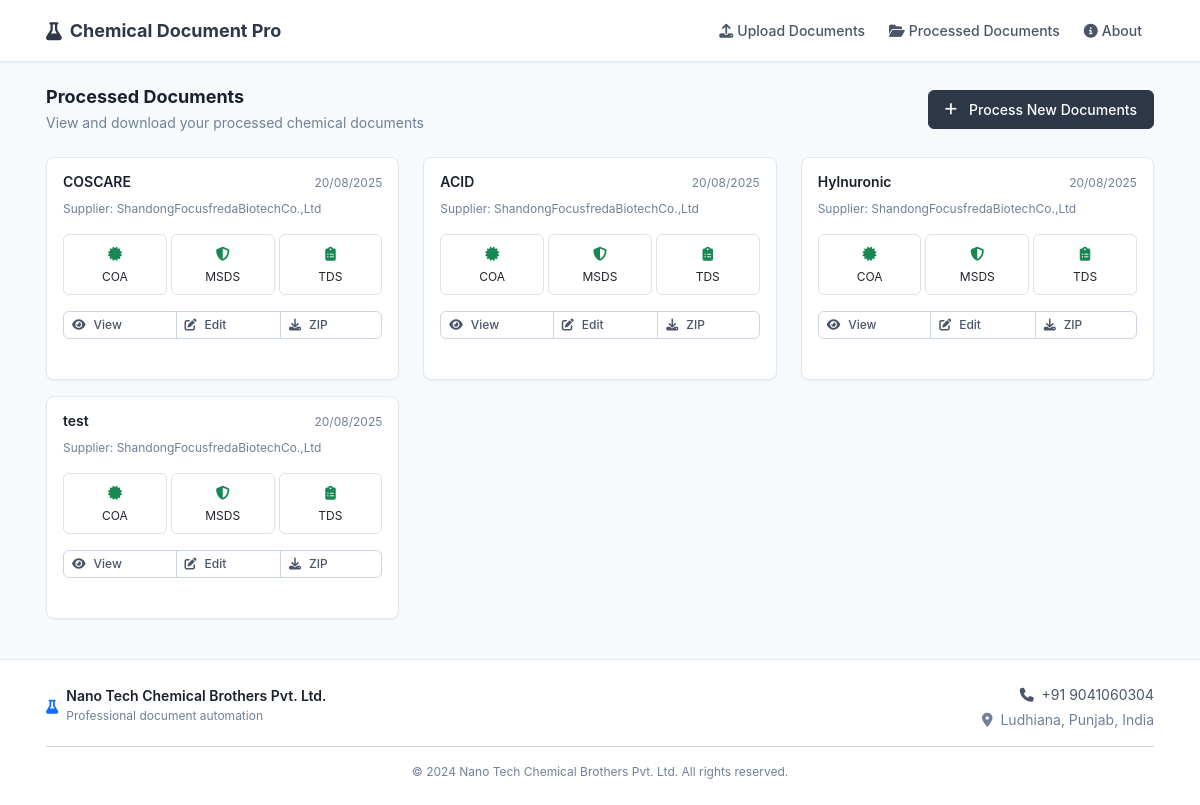
Before: /processed with the older database file.
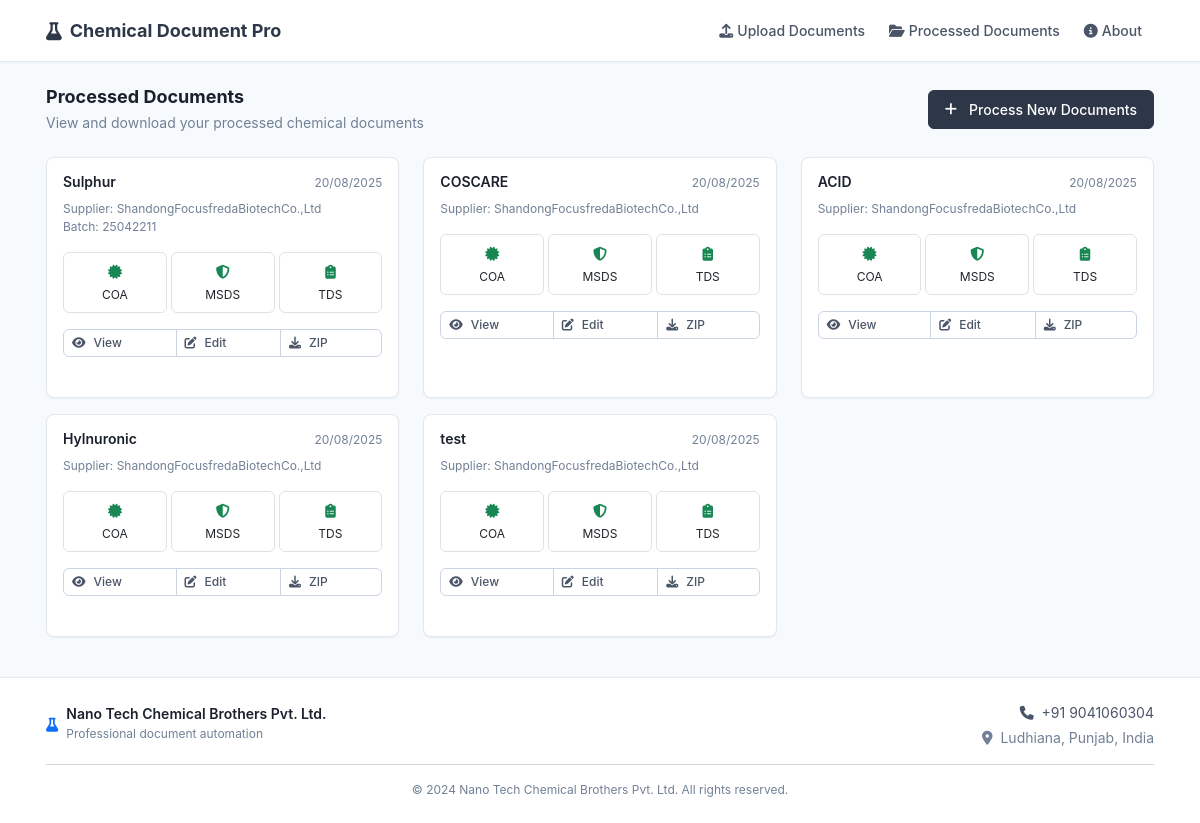
After: the same page with the newer database file.
### models.py (models this page shows, shortened)
class DocumentSet(db.Model):
    id = db.Column(db.Integer, primary_key=True)
    original_product_name = db.Column(db.String(200), nullable=False)
    company_product_name = db.Column(db.String(200), nullable=False)
    supplier_name = db.Column(db.String(200), nullable=False)
    cas_number = db.Column(db.String(50))
    inci_name = db.Column(db.String(200))
    molecular_formula = db.Column(db.String(100))
    batch_number = db.Column(db.String(100))
    manufacturing_date = db.Column(db.Date)
    expiry_date = db.Column(db.Date)
    created_at = db.Column(db.DateTime, default=datetime.utcnow)
    supplier_coa_path = db.Column(db.String(500))
    supplier_msds_path = db.Column(db.String(500))
    supplier_tds_path = db.Column(db.String(500))
    generated_coa_path = db.Column(db.String(500))
    generated_msds_path = db.Column(db.String(500))
    generated_tds_path = db.Column(db.String(500))
    extracted_data = db.Column(db.Text)  # Will store JSON string

### routes.py (the view)
@app.route('/processed')
def processed_documents():
    documents = DocumentSet.query.order_by(DocumentSet.created_at.desc()).all()
    return render_template('processed_documents.html', documents=documents)

### templates/processed_documents.html (shortened to what this page needs)
{% extends "base.html" %}
{% block content %}
<div class="container py-4">
    <div class="d-flex justify-content-between align-items-center mb-4">
        <div>
            <h3 class="fw-bold mb-1">Processed Documents</h3>
            <p class="text-muted mb-0">View and download your processed chemical documents</p>
        </div>
        <a href="{{ url_for('upload') }}" class="btn btn-primary">
            <i class="fas fa-plus me-2"></i>Process New Documents
        </a>
    </div>
    <div class="row">
        {% if documents %}
            {% for doc in documents %}
            <div class="col-lg-6 col-xl-4 mb-3">
                <div class="card h-100">
                    <div class="card-body">
                        <div class="d-flex justify-content-between align-items-start mb-2">
                            <h6 class="fw-semibold mb-0">{{ doc.company_product_name }}</h6>
                            <small class="text-muted">{{ doc.created_at.strftime('%d/%m/%Y') }}</small>
                        </div>
                        <div class="mb-3">
                            {% if doc.supplier_name %}
                                <small class="text-muted d-block">Supplier: {{ doc.supplier_name }}</small>
                            {% endif %}
                            {% if doc.batch_number %}
                                <small class="text-muted d-block">Batch: {{ doc.batch_number }}</small>
                            {% endif %}
                        </div>
                        <div class="mb-3">
                            <div class="row g-1 text-center">
                                <div class="col-4">
                                    <div class="border rounded p-2">
                                        {% if doc.generated_coa_path %}
                                            <i class="fas fa-certificate text-success"></i>
                                        {% else %}
                                            <i class="fas fa-certificate text-muted"></i>
                                        {% endif %}
                                        <div class="text-xs mt-1">COA</div>
                                    </div>
                                </div>
                                <div class="col-4">
                                    <div class="border rounded p-2">
                                        {% if doc.generated_msds_path %}
                                            <i class="fas fa-shield-alt text-success"></i>
                                        {% else %}
                                            <i class="fas fa-shield-alt text-muted"></i>
                                        {% endif %}
                                        <div class="text-xs mt-1">MSDS</div>
                                    </div>
                                </div>
                                <div class="col-4">
                                    <div class="border rounded p-2">
                                        {% if doc.generated_tds_path %}
                                            <i class="fas fa-clipboard-list text-success"></i>
                                        {% else %}
                                            <i class="fas fa-clipboard-list text-muted"></i>
                                        {% endif %}
                                        <div class="text-xs mt-1">TDS</div>
                                    </div>
                                </div>
                            </div>
                        </div>
                        <div class="d-grid gap-2">
                            <div class="btn-group" role="group">
                                <a href="{{ url_for('results', doc_set_id=doc.id) }}" class="btn btn-outline-primary btn-sm">
                                    <i class="fas fa-eye me-1"></i>View
                                </a>
                                <a href="{{ url_for('edit_preview', doc_set_id=doc.id) }}" class="btn btn-outline-secondary btn-sm">
                                    <i class="fas fa-edit me-1"></i>Edit
                                </a>
                                <button type="button" class="btn btn-outline-success btn-sm" onclick="downloadAllAsZip({{ doc.id }})">
                                    <i class="fas fa-download me-1"></i>ZIP
                                </button>
                            </div>
                        </div>
                    </div>
                </div>
            </div>
            {% endfor %}
        {% endif %}
    </div>
</div>
{% endblock %}

### templates/base.html (shortened to what this page needs)
<!DOCTYPE html>
<html lang="en">
<head>
    <link href="https://cdn.jsdelivr.net/npm/bootstrap@5.3.2/dist/css/bootstrap.min.css" rel="stylesheet">
    <link href="https://cdnjs.cloudflare.com/ajax/libs/font-awesome/6.4.0/css/all.min.css" rel="stylesheet">
    <link href="{{ url_for('static', filename='css/custom.css') }}" rel="stylesheet">
</head>
<body>
    <nav class="navbar navbar-expand-lg">
        <div class="container">
            <a class="navbar-brand d-flex align-items-center" href="{{ url_for('upload') }}">
                <i class="fas fa-flask me-2"></i>
                <span>Chemical Document Pro</span>
            </a>
            <div class="collapse navbar-collapse" id="navbarNav">
                <ul class="navbar-nav ms-auto">
                    <li class="nav-item">
                        <a class="nav-link" href="{{ url_for('upload') }}">
                            <i class="fas fa-upload me-1"></i>Upload Documents
                        </a>
                    </li>
                    <li class="nav-item">
                        <a class="nav-link" href="{{ url_for('processed_documents') }}">
                            <i class="fas fa-folder-open me-1"></i>Processed Documents
                        </a>
                    </li>
                    <li class="nav-item">
                        <a class="nav-link" href="{{ url_for('home') }}">
                            <i class="fas fa-info-circle me-1"></i>About
                        </a>
                    </li>
                </ul>
            </div>
        </div>
    </nav>
    <main>
        {% block content %}{% endblock %}
    </main>
    <footer class="mt-auto">
        <div class="container">
            <div class="row align-items-center">
                <div class="col-md-6">
                    <div class="d-flex align-items-center">
                        <i class="fas fa-flask text-primary me-2"></i>
                        <div>
                            <h6 class="mb-0">Nano Tech Chemical Brothers Pvt. Ltd.</h6>
                            <small class="text-muted">Professional document automation</small>
                        </div>
                    </div>
                </div>
                <div class="col-md-6 text-md-end">
                    <div class="text-sm">
                        <div class="mb-1">
                            <i class="fas fa-phone me-1"></i>
                            <span>+91 9041060304</span>
                        </div>
                        <div class="text-muted">
                            <i class="fas fa-map-marker-alt me-1"></i>
                            <span>Ludhiana, Punjab, India</span>
                        </div>
                    </div>
                </div>
            </div>
            <hr class="my-3">
            <div class="text-center text-muted text-xs">
                <small>&copy; 2024 Nano Tech Chemical Brothers Pvt. Ltd. All rights reserved.</small>
            </div>
        </div>
    </footer>
</body>
</html>

### static/css/custom.css (style rules this page uses)
:root { --primary: #2d3748; --primary-light: #4a5568; --primary-dark: #1a202c; --secondary: #718096; --accent: #3182ce; --success: #38a169; --warning: #d69e2e; --danger: #e53e3e; --white: #ffffff; --gray-50: #f7fafc; --gray-100: #edf2f7; --gray-200: #e2e8f0; --gray-300: #cbd5e1; --gray-400: #a0aec0; --gray-500: #718096; --gray-600: #4a5568; --gray-700: #2d3748; --gray-800: #1a202c; --gray-900: #171923; --space-xs: 0.25rem; --space-sm: 0.5rem; --space-md: 0.75rem; --space-lg: 1rem; --space-xl: 1.5rem; --space-2xl: 2rem; --font-size-xs: 0.75rem; --font-size-sm: 0.875rem; --font-size-base: 0.875rem; --font-size-lg: 1rem; --font-size-xl: 1.125rem; --font-size-2xl: 1.25rem; --font-size-3xl: 1.5rem; --shadow-sm: 0 1px 2px 0 rgb(0 0 0 / 0.05); --shadow: 0 1px 3px 0 rgb(0 0 0 / 0.1); --shadow-md: 0 4px 6px -1px rgb(0 0 0 / 0.1); --radius-sm: 0.25rem; --radius: 0.375rem; --radius-md: 0.5rem; --radius-lg: 0.75rem; }
body { font-family: -apple-system, BlinkMacSystemFont, 'Segoe UI', Roboto, 'Helvetica Neue', Arial, sans-serif; font-size: var(--font-size-base); line-height: 1.5; color: var(--gray-700); background: var(--gray-50); margin: 0; padding: 0; }
h1, h2, h3, h4, h5, h6 { color: var(--gray-800); font-weight: 600; margin-bottom: var(--space-md); }
h3 { font-size: var(--font-size-xl); }
h6 { font-size: var(--font-size-sm); }
p { margin-bottom: var(--space-md); }
small { font-size: var(--font-size-xs); }
.navbar { background: var(--white) !important; border-bottom: 1px solid var(--gray-200); box-shadow: var(--shadow-sm); padding: var(--space-md) 0; min-height: auto; }
.navbar-brand { font-weight: 700; font-size: var(--font-size-xl); color: var(--primary) !important; padding: 0; }
.navbar-nav .nav-link { color: var(--gray-600) !important; font-weight: 500; font-size: var(--font-size-sm); padding: var(--space-sm) var(--space-md) !important; border-radius: var(--radius); transition: all 0.2s ease; }
.card { background: var(--white); border: 1px solid var(--gray-200); border-radius: var(--radius-md); box-shadow: var(--shadow-sm); margin-bottom: var(--space-xl); transition: all 0.2s ease; }
.card-body { padding: var(--space-lg); }
.btn { font-size: var(--font-size-sm); font-weight: 500; padding: var(--space-sm) var(--space-lg); border-radius: var(--radius); border: 1px solid transparent; transition: all 0.2s ease; display: inline-flex; align-items: center; gap: var(--space-xs); }
.btn-sm { padding: var(--space-xs) var(--space-md); font-size: var(--font-size-xs); }
.btn-primary { background: var(--primary); border-color: var(--primary); color: white; }
.btn-outline-primary { color: var(--primary); border-color: var(--primary); background: transparent; }
footer { background: var(--white) !important; border-top: 1px solid var(--gray-200); color: var(--gray-600) !important; padding: var(--space-xl) 0; margin-top: var(--space-2xl); font-size: var(--font-size-sm); }
footer h6 { color: var(--gray-800) !important; font-size: var(--font-size-sm); font-weight: 600; }
.container { padding: 0 var(--space-lg); }
.btn-group .btn { font-size: var(--font-size-xs); padding: var(--space-xs) var(--space-sm); border-color: var(--gray-300); background: var(--white); color: var(--gray-600); }
.text-muted { color: var(--gray-500) !important; }
.text-xs { font-size: var(--font-size-xs); }
.text-sm { font-size: var(--font-size-sm); }
.card, .alert { animation: fadeIn 0.2s ease-out; }

Changed rows visible on the page:
added DocumentSet: company_product_name "Sulphur", created_at "20/08/2025", supplier_name "ShandongFocusfredaBiotechCo.,Ltd", batch_number "25042211"
